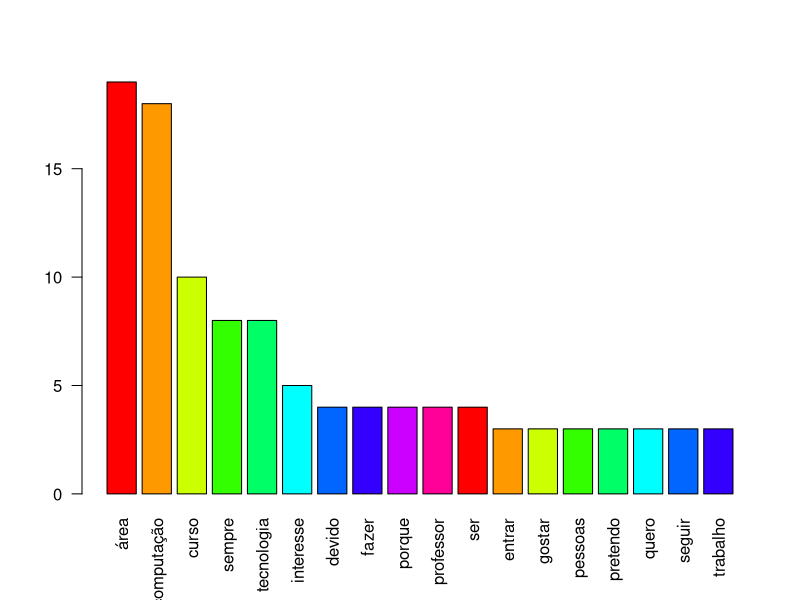
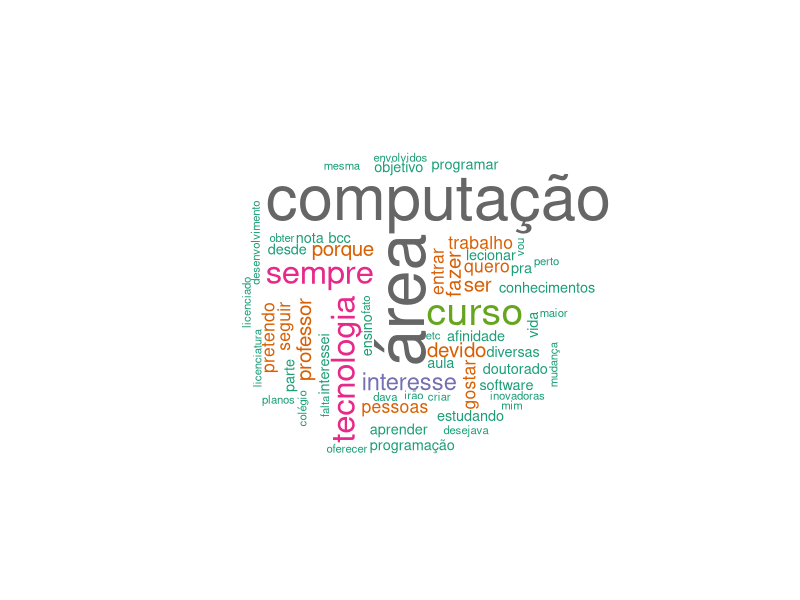

Reproduce these figures in R, in order.
#renan tomazini
#2022

#pacotes a serem instalados
install.packages("tm")
install.packages("wordcloud")
install.packages("readr")
library(tm)
library(wordcloud)
library(readr)


#carregar
motivos <- read.csv("motivos.csv", header = T, stringsAsFactors = FALSE)
motivos <- read_csv("motivos.csv")


#colapsando todos os comentários em um vetor de uma posição

motivos <- paste(motivos$`2019.1`, collapse = " ")

#processar o texto é com tm
#converter os dados em um formato chamado corpus que
#pode ser processado pelo tm

VS <- VectorSource(motivos)
corpus <- Corpus(VS)

#Verificar o corpus gerado
inspect(corpus)


#limpeza

#tudo minúsculo
corpus <- tm_map(corpus, content_transformer(tolower))

#removendo pontuação
corpus <- tm_map(corpus, removePunctuation)

#removendo espaços extras em branco
corpus <- tm_map(corpus, stripWhitespace)

#remover numeros
corpus <- tm_map(corpus, removeNumbers)

#remover stopwords
corpus <- tm_map(corpus, removeWords, stopwords('portuguese'))

#verificação
inspect(corpus)


#converter para o formato de matrix

tdm <- as.matrix(TermDocumentMatrix(corpus))

#Fornecer as frequencias ordenadas de cada palavra

fre <- sort(rowSums(tdm), decreasing = TRUE)

#escolhedo um subconjunto dos dados
aux<- subset(fre, fre>2)

#plotar gráfico de barras
barplot(aux, las=2, col = rainbow(10))


wordcloud(corpus, min.freq = 1, max.words = 60,
          random.order = FALSE, rot.per = 0.35,
          colors=brewer.pal(8,"Dark2"))
